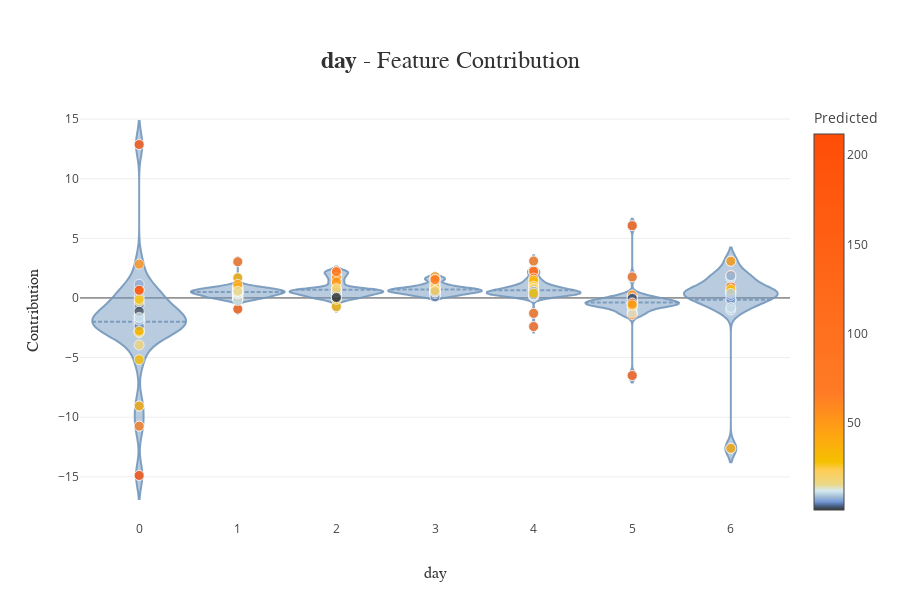

Write notebook code for a chart like this one.
### Code cell
xpl.plot.contribution_plot(col="day")

### Figure 1 — Plotly figure (JSON) as saved in the notebook; plotly's stock layout.template omitted (floating-point values rounded to 4 significant figures; data arrays with more than 128 entries replaced by an {"elided": "..."} marker saying what was removed)
{"data": [{"customdata": {"elided": "200x2 int values"}, "hovertemplate": "<b>%{hovertext}</b><br />day :<br />%{customdata[0]}<br />Contribution: %{y:.4f}<extra></extra>", "hovertext": ["Id: 2012<br />Predict: 31.99", "Id: 1541<br />Predict: 41.64", "Id: 4560<br />Predict: 4.53", "Id: 463<br />Predict: 8.48", "Id: 990<br />Predict: 17.14", "Id: 4817<br />Predict: 184.69", "Id: 179<br />Predict: 5.48", "Id: 2208<br />Predict: 10.67", "Id: 222<br />Predict: 3.1", "Id: 1236<br />Predict: 25.89", "Id: 351<br />Predict: 7.27", "Id: 4151<br />Predict: 8.28", "Id: 5118<br />Predict: 14.23", "Id: 3024<br />Predict: 6.92", "Id: 1416<br />Predict: 57.77", "Id: 2263<br />Predict: 17.62", "Id: 562<br />Predict: 7.45", "Id: 4556<br />Predict: 53.06", "Id: 1801<br />Predict: 30.9", "Id: 4207<br />Predict: 5.28", "Id: 3961<br />Predict: 39.37", "Id: 313<br />Predict: 4.63", "Id: 1475<br />Predict: 27.14", "Id: 4852<br />Predict: 167.07", "Id: 2733<br />Predict: 61.9", "Id: 4294<br />Predict: 29.01", "Id: 674<br />Predict: 10.27", "Id: 1484<br />Predict: 2.16", "Id: 5095<br />Predict: 11.22", "Id: 4308<br />Predict: 211.94"], "line": {"color": "rgba(117, 152, 189, 0.9)"}, "marker": {"line": {"color": "white", "width": 0.8}, "opacity": 0.8, "size": 10}, "meanline": {"visible": true}, "scalemode": "count", "showlegend": false, "type": "violin", "x": [0, 0, 0, 0, 0, 0, 0, 0, 0, 0, 0, 0, 0, 0, 0, 0, 0, 0, 0, 0, 0, 0, 0, 0, 0, 0, 0, 0, 0, 0], "y": [-2.921, 0.6717, -0.5882, 0.09832, -0.3107, -14.88, -1.861, -1.373, -2.838, -1.845, 1.145, -2.75, -1.515, -2.255, -2.698, -3.947, -1.593, 2.832, -5.171, -1.997, -9.065, -2.376, -0.1172, 12.86, -10.75, -2.793, -1.874, -1.124, -1.629, 0.6392]}, {"customdata": {"elided": "200x2 int values"}, "hovertemplate": "<b>%{hovertext}</b><br />day :<br />%{customdata[0]}<br />Contribution: %{y:.4f}<extra></extra>", "hovertext": ["Id: 912<br />Predict: 15.14", "Id: 2305<br />Predict: 25.21", "Id: 1175<br />Predict: 15.0", "Id: 3471<br />Predict: 13.69", "Id: 3626<br />Predict: 4.3", "Id: 3348<br />Predict: 24.01", "Id: 1878<br />Predict: 8.95", "Id: 3641<br />Predict: 5.64", "Id: 1952<br />Predict: 5.71", "Id: 1082<br />Predict: 51.31", "Id: 1463<br />Predict: 69.01", "Id: 492<br />Predict: 14.09", "Id: 2560<br />Predict: 4.04", "Id: 2083<br />Predict: 3.05", "Id: 734<br />Predict: 36.88", "Id: 4946<br />Predict: 2.66", "Id: 652<br />Predict: 21.63", "Id: 59<br />Predict: 35.39", "Id: 2229<br />Predict: 22.79", "Id: 1650<br />Predict: 11.43", "Id: 5057<br />Predict: 136.72", "Id: 438<br />Predict: 12.29", "Id: 827<br />Predict: 24.93", "Id: 517<br />Predict: 7.24", "Id: 1058<br />Predict: 36.12", "Id: 783<br />Predict: 24.02", "Id: 3798<br />Predict: 12.97", "Id: 660<br />Predict: 27.3", "Id: 897<br />Predict: 21.09", "Id: 2698<br />Predict: 8.18", "Id: 1100<br />Predict: 32.0", "Id: 3165<br />Predict: 7.59", "Id: 2189<br />Predict: 13.88", "Id: 847<br />Predict: 27.05", "Id: 4311<br />Predict: 10.27", "Id: 2736<br />Predict: 11.87", "Id: 2537<br />Predict: 12.43", "Id: 2996<br />Predict: 12.35", "Id: 4208<br />Predict: 43.3", "Id: 1980<br />Predict: 15.74"], "line": {"color": "rgba(117, 152, 189, 0.9)"}, "marker": {"line": {"color": "white", "width": 0.8}, "opacity": 0.8, "size": 10}, "meanline": {"visible": true}, "scalemode": "count", "showlegend": false, "type": "violin", "x": [1, 1, 1, 1, 1, 1, 1, 1, 1, 1, 1, 1, 1, 1, 1, 1, 1, 1, 1, 1, 1, 1, 1, 1, 1, 1, 1, 1, 1, 1, 1, 1, 1, 1, 1, 1, 1, 1, 1, 1], "y": [0.8176, 0.5991, 0.8747, 0.02241, 0.2462, -0.0906, 0.4101, 0.4626, 0.02059, 0.6615, 3.037, 0.3081, 0.2816, -0.02489, 0.02535, 0.1519, 0.6604, 1.686, 0.07034, 0.5947, -0.9309, 0.6986, 0.5092, 0.5253, 0.7988, 0.7236, 0.3362, 0.8868, 0.0005507, 0.3114, 0.579, 0.9412, 0.3438, 0.8512, -0.2203, 0.4496, 0.3552, 0.5444, 1.138, 0.5624]}, {"customdata": {"elided": "200x2 int values"}, "hovertemplate": "<b>%{hovertext}</b><br />day :<br />%{customdata[0]}<br />Contribution: %{y:.4f}<extra></extra>", "hovertext": ["Id: 118<br />Predict: 4.16", "Id: 2417<br />Predict: 28.0", "Id: 1975<br />Predict: 25.09", "Id: 984<br />Predict: 12.73", "Id: 1442<br />Predict: 33.69", "Id: 3281<br />Predict: 19.99", "Id: 4242<br />Predict: 7.11", "Id: 1221<br />Predict: 13.55", "Id: 4241<br />Predict: 68.11", "Id: 4462<br />Predict: 25.27", "Id: 3205<br />Predict: 98.54", "Id: 1664<br />Predict: 7.51", "Id: 2008<br />Predict: 23.84", "Id: 2050<br />Predict: 19.27", "Id: 1699<br />Predict: 68.32", "Id: 1302<br />Predict: 2.56", "Id: 1394<br />Predict: 43.63", "Id: 1832<br />Predict: 13.89", "Id: 389<br />Predict: 1.13", "Id: 2508<br />Predict: 49.81", "Id: 2303<br />Predict: 51.45", "Id: 1144<br />Predict: 1.28", "Id: 3879<br />Predict: 30.55", "Id: 3252<br />Predict: 11.82", "Id: 451<br />Predict: 4.21", "Id: 1250<br />Predict: 22.01", "Id: 669<br />Predict: 8.71", "Id: 620<br />Predict: 20.64", "Id: 2251<br />Predict: 65.92", "Id: 3393<br />Predict: 1.05"], "line": {"color": "rgba(117, 152, 189, 0.9)"}, "marker": {"line": {"color": "white", "width": 0.8}, "opacity": 0.8, "size": 10}, "meanline": {"visible": true}, "scalemode": "count", "showlegend": false, "type": "violin", "x": [2, 2, 2, 2, 2, 2, 2, 2, 2, 2, 2, 2, 2, 2, 2, 2, 2, 2, 2, 2, 2, 2, 2, 2, 2, 2, 2, 2, 2, 2], "y": [0.4874, 1.241, 0.6, 0.5285, -0.7249, 0.7606, 0.66, 0.2524, 1.799, 0.5824, 2.146, 0.2477, -0.03322, 0.7606, 2.146, 0.3003, 0.5589, 0.5751, 0.3337, 1.706, 1.345, 0.09339, -0.1165, 0.443, 0.02525, 0.6561, 0.5063, 0.7773, 2.216, 0.04252]}, {"customdata": {"elided": "200x2 int values"}, "hovertemplate": "<b>%{hovertext}</b><br />day :<br />%{customdata[0]}<br />Contribution: %{y:.4f}<extra></extra>", "hovertext": ["Id: 2617<br />Predict: 11.21", "Id: 594<br />Predict: 22.29", "Id: 2890<br />Predict: 2.29", "Id: 3608<br />Predict: 12.69", "Id: 204<br />Predict: 3.56", "Id: 2283<br />Predict: 22.69", "Id: 747<br />Predict: 26.92", "Id: 552<br />Predict: 4.17", "Id: 3893<br />Predict: 45.83", "Id: 609<br />Predict: 3.48", "Id: 2273<br />Predict: 45.55", "Id: 1562<br />Predict: 18.45", "Id: 387<br />Predict: 4.59", "Id: 5186<br />Predict: 42.98", "Id: 908<br />Predict: 18.63", "Id: 2255<br />Predict: 11.83", "Id: 3492<br />Predict: 8.76", "Id: 2256<br />Predict: 24.63", "Id: 5245<br />Predict: 77.65", "Id: 0<br />Predict: 2.72", "Id: 1290<br />Predict: 18.67", "Id: 154<br />Predict: 2.95", "Id: 2466<br />Predict: 2.79", "Id: 938<br />Predict: 26.2", "Id: 4263<br />Predict: 7.55", "Id: 740<br />Predict: 21.86"], "line": {"color": "rgba(117, 152, 189, 0.9)"}, "marker": {"line": {"color": "white", "width": 0.8}, "opacity": 0.8, "size": 10}, "meanline": {"visible": true}, "scalemode": "count", "showlegend": false, "type": "violin", "x": [3, 3, 3, 3, 3, 3, 3, 3, 3, 3, 3, 3, 3, 3, 3, 3, 3, 3, 3, 3, 3, 3, 3, 3, 3, 3], "y": [0.7356, 1.103, 0.5179, 0.6559, 0.2356, 0.2289, 1.16, 0.4066, 0.6984, 0.1489, 1.783, 0.7618, 0.09834, 1.581, 0.868, 0.8272, 0.826, 0.9209, 1.536, 0.3598, 0.547, 0.4684, 0.5266, 0.5794, 0.507, 0.6092]}, {"customdata": {"elided": "200x2 int values"}, "hovertemplate": "<b>%{hovertext}</b><br />day :<br />%{customdata[0]}<br />Contribution: %{y:.4f}<extra></extra>", "hovertext": ["Id: 705<br />Predict: 23.55", "Id: 1525<br />Predict: 24.85", "Id: 2438<br />Predict: 68.7", "Id: 634<br />Predict: 3.71", "Id: 4194<br />Predict: 106.99", "Id: 605<br />Predict: 12.53", "Id: 1339<br />Predict: 25.73", "Id: 3906<br />Predict: 5.84", "Id: 447<br />Predict: 7.29", "Id: 429<br />Predict: 3.82", "Id: 1196<br />Predict: 50.26", "Id: 2163<br />Predict: 5.64", "Id: 1026<br />Predict: 49.35", "Id: 771<br />Predict: 3.3", "Id: 2924<br />Predict: 90.7", "Id: 1272<br />Predict: 42.46", "Id: 2048<br />Predict: 68.98", "Id: 3006<br />Predict: 28.22", "Id: 3506<br />Predict: 54.56", "Id: 3989<br />Predict: 63.65", "Id: 4424<br />Predict: 10.5", "Id: 4272<br />Predict: 49.79", "Id: 921<br />Predict: 23.9", "Id: 4845<br />Predict: 8.81", "Id: 4230<br />Predict: 2.2", "Id: 633<br />Predict: 3.07", "Id: 1228<br />Predict: 32.74", "Id: 432<br />Predict: 4.11", "Id: 1666<br />Predict: 24.86", "Id: 3207<br />Predict: 15.19", "Id: 3363<br />Predict: 76.2", "Id: 3875<br />Predict: 21.78", "Id: 5068<br />Predict: 6.99", "Id: 602<br />Predict: 28.27"], "line": {"color": "rgba(117, 152, 189, 0.9)"}, "marker": {"line": {"color": "white", "width": 0.8}, "opacity": 0.8, "size": 10}, "meanline": {"visible": true}, "scalemode": "count", "showlegend": false, "type": "violin", "x": [4, 4, 4, 4, 4, 4, 4, 4, 4, 4, 4, 4, 4, 4, 4, 4, 4, 4, 4, 4, 4, 4, 4, 4, 4, 4, 4, 4, 4, 4, 4, 4, 4, 4], "y": [0.7275, 0.5237, 2.199, 0.108, 2.248, 0.3521, 1.006, 0.3517, 0.6794, 0.2262, 0.4806, 0.4476, 0.9218, 0.2056, -2.399, 1.072, 1.663, 1.353, 0.6938, 3.094, 0.1764, 0.5561, 0.3485, 0.2876, 0.3655, 0.3519, 1.487, 0.2937, 0.9877, 0.713, -1.292, 0.8107, 0.5527, 0.3969]}, {"customdata": {"elided": "200x2 int values"}, "hovertemplate": "<b>%{hovertext}</b><br />day :<br />%{customdata[0]}<br />Contribution: %{y:.4f}<extra></extra>", "hovertext": ["Id: 490<br />Predict: 10.16", "Id: 848<br />Predict: 12.01", "Id: 326<br />Predict: 5.28", "Id: 2558<br />Predict: 11.02", "Id: 1506<br />Predict: 36.63", "Id: 4435<br />Predict: 7.26", "Id: 881<br />Predict: 7.72", "Id: 3691<br />Predict: 5.73", "Id: 398<br />Predict: 2.4", "Id: 954<br />Predict: 16.54", "Id: 2499<br />Predict: 54.22", "Id: 736<br />Predict: 25.16", "Id: 770<br />Predict: 6.63", "Id: 2720<br />Predict: 139.0", "Id: 345<br />Predict: 1.51", "Id: 4212<br />Predict: 62.21", "Id: 2021<br />Predict: 67.96", "Id: 4861<br />Predict: 135.76", "Id: 284<br />Predict: 3.15", "Id: 580<br />Predict: 12.74", "Id: 721<br />Predict: 2.38", "Id: 2039<br />Predict: 88.92", "Id: 1520<br />Predict: 42.38"], "line": {"color": "rgba(117, 152, 189, 0.9)"}, "marker": {"line": {"color": "white", "width": 0.8}, "opacity": 0.8, "size": 10}, "meanline": {"visible": true}, "scalemode": "count", "showlegend": false, "type": "violin", "x": [5, 5, 5, 5, 5, 5, 5, 5, 5, 5, 5, 5, 5, 5, 5, 5, 5, 5, 5, 5, 5, 5, 5], "y": [-0.4544, -1.233, -0.3779, -0.7887, 0.0486, -0.1244, -0.3676, -0.4224, -0.6992, -0.4363, 0.2532, -0.76, -0.5312, 6.062, -0.0282, -1.398, 1.762, -6.504, -0.03722, -1.251, -0.4082, -0.4539, -0.582]}, {"customdata": {"elided": "200x2 int values"}, "hovertemplate": "<b>%{hovertext}</b><br />day :<br />%{customdata[0]}<br />Contribution: %{y:.4f}<extra></extra>", "hovertext": ["Id: 1402<br />Predict: 11.01", "Id: 401<br />Predict: 3.45", "Id: 2664<br />Predict: 71.58", "Id: 4070<br />Predict: 4.35", "Id: 1779<br />Predict: 40.04", "Id: 1460<br />Predict: 6.36", "Id: 2928<br />Predict: 17.78", "Id: 2408<br />Predict: 82.58", "Id: 2753<br />Predict: 5.28", "Id: 2475<br />Predict: 42.15", "Id: 3604<br />Predict: 10.85", "Id: 412<br />Predict: 10.92", "Id: 5019<br />Predict: 45.71", "Id: 2352<br />Predict: 7.48", "Id: 1459<br />Predict: 30.23", "Id: 3019<br />Predict: 9.95", "Id: 522<br />Predict: 10.71"], "line": {"color": "rgba(117, 152, 189, 0.9)"}, "marker": {"line": {"color": "white", "width": 0.8}, "opacity": 0.8, "size": 10}, "meanline": {"visible": true}, "scalemode": "count", "showlegend": false, "type": "violin", "x": [6, 6, 6, 6, 6, 6, 6, 6, 6, 6, 6, 6, 6, 6, 6, 6, 6], "y": [0.6146, -0.2212, 1.9, -0.1416, -12.61, -0.09396, 0.4454, 0.9544, 0.2154, 0.5777, -1.004, 1.677, 3.082, 1.866, 0.7133, 0.3876, -0.7947]}, {"customdata": {"elided": "200x2 int values"}, "hovertemplate": "<b>%{hovertext}</b><br />day :<br />%{customdata[0]}<br />Contribution: %{y:.4f}<extra></extra>", "hovertext": {"elided": "200 str values"}, "marker": {"color": {"elided": "200 float values"}, "coloraxis": "coloraxis", "line": {"color": "white", "width": 0.8}, "opacity": 0.8, "size": 10}, "mode": "markers", "showlegend": false, "type": "scatter", "x": {"elided": "200 int values"}, "y": {"elided": "200 float values"}}], "layout": {"coloraxis": {"colorbar": {"title": {"text": "Predicted"}}, "colorscale": [[0, "rgb(52, 55, 54)"], [0.01154, "rgb(74, 99, 138)"], [0.02205, "rgb(116, 153, 214)"], [0.03496, "rgb(162, 188, 213)"], [0.0511, "rgb(212, 234, 242)"], [0.06837, "rgb(235, 216, 134)"], [0.1073, "rgb(255, 204, 83)"], [0.1281, "rgb(244, 192, 0)"], [0.1969, "rgb(255, 166, 17)"], [0.3086, "rgb(255, 123, 38)"], [1, "rgb(255, 77, 7)"]]}, "height": 600, "hovermode": "closest", "title": {"font": {"color": "rgb(50, 50, 50)", "family": "Arial", "size": 24}, "text": "<b>day</b> - Feature Contribution", "x": 0.5, "xanchor": "center", "y": 0.9, "yanchor": "middle"}, "violingap": 0.05, "violingroupgap": 0, "violinmode": "overlay", "width": 900, "xaxis": {"automargin": true, "range": [-0.6, 6.6], "title": {"font": {"color": "rgb(50, 50, 50)", "family": "Arial Black", "size": 16}, "text": "day"}, "type": "category"}, "yaxis": {"automargin": true, "title": {"font": {"color": "rgb(50, 50, 50)", "family": "Arial Black", "size": 16}, "text": "Contribution"}}}}
